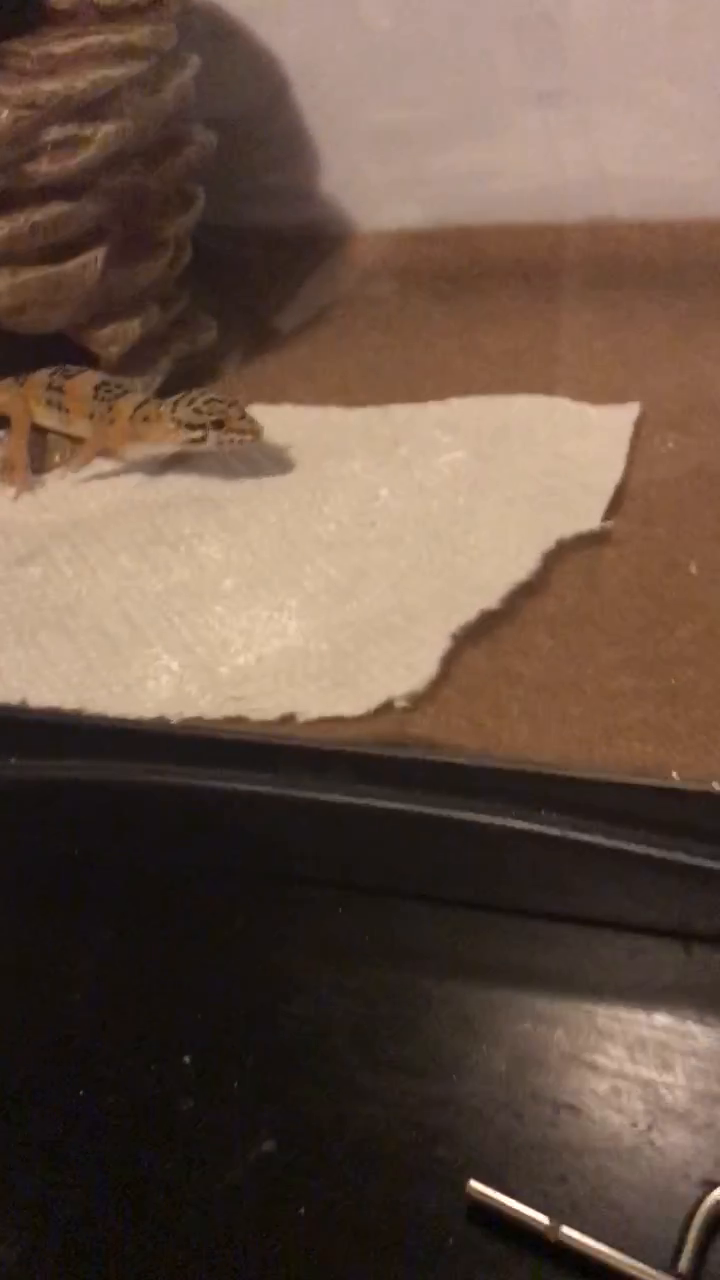
#> input picture frame 13 of ex.MOV, 720 x 1280 px, given in place of video.MOV, which was not available
$ python drawing.py
#> lines starting #> are read from the running program, lines starting #| are printed output that depends on the picture; after the words box and inside, x2 and y2 are one past the last pixel; in counts of white or black regions, pixels touching at a corner belong together
import numpy
import cv2

cap = cv2.VideoCapture('video.MOV')

fourcc = cv2.VideoWriter_fourcc(*'DIVX')
out = cv2.VideoWriter('output.MOV',fourcc, 20.0, (640,480))
while(1):

    _,frame = cap.read()
#> frame is the input picture: shape (1280, 720, 3); mean B, G, R 69.2, 82.7, 103.8


    cv2.line(frame, (500, 400), (640, 480),(0,255,0), 3)
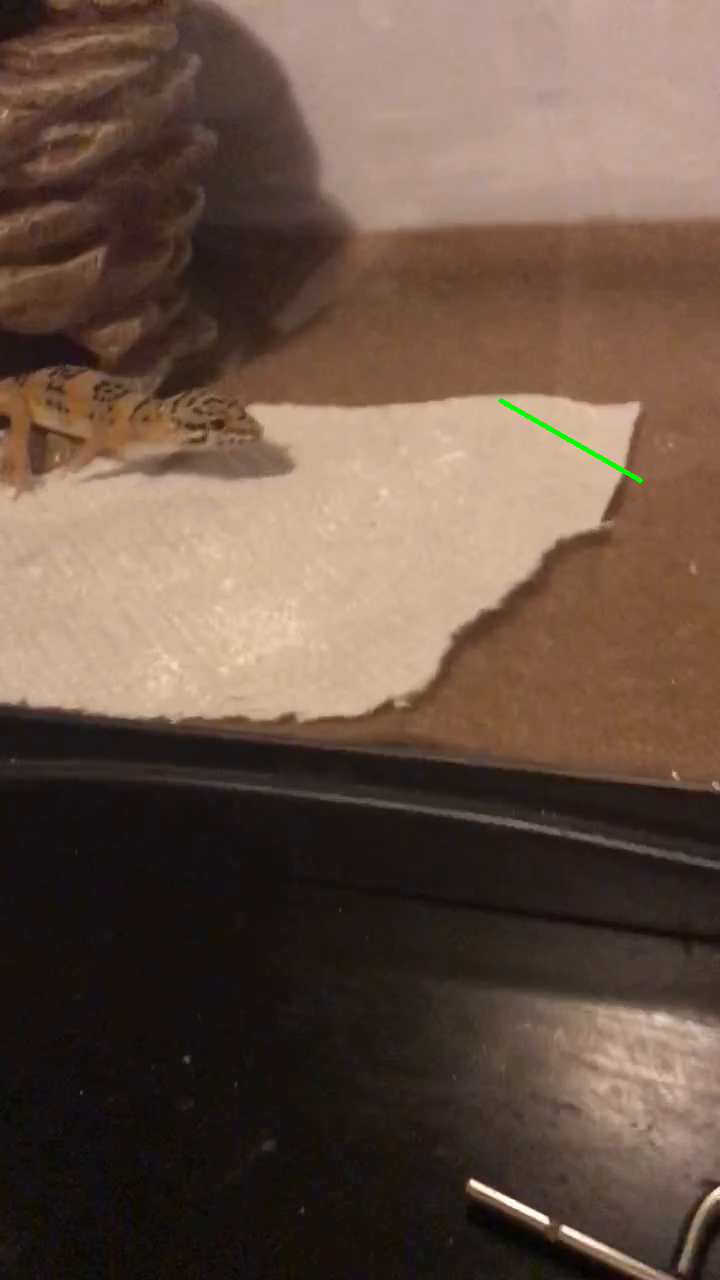
#> frame: shape (1280, 720, 3); 0.09% of pixels changed, all inside (x1, y1, x2, y2) = (498, 398, 643, 483)


    cv2.putText(frame, "test!",(105, 105),cv2.FONT_HERSHEY_COMPLEX_SMALL,.7,(225,0,0))
#> frame: shape (1280, 720, 3); 0.01% of pixels changed, all inside (x1, y1, x2, y2) = (106, 96, 142, 106)
    out.write(frame)
    #if key pressed is 'Esc', exit the loop
    cv2.imshow('frame',frame)

    if cv2.waitKey(33)== 27:
#> (key Esc is pressed here)
        break
out.release()

cv2.destroyAllWindows()

$ run again, starting later in the video
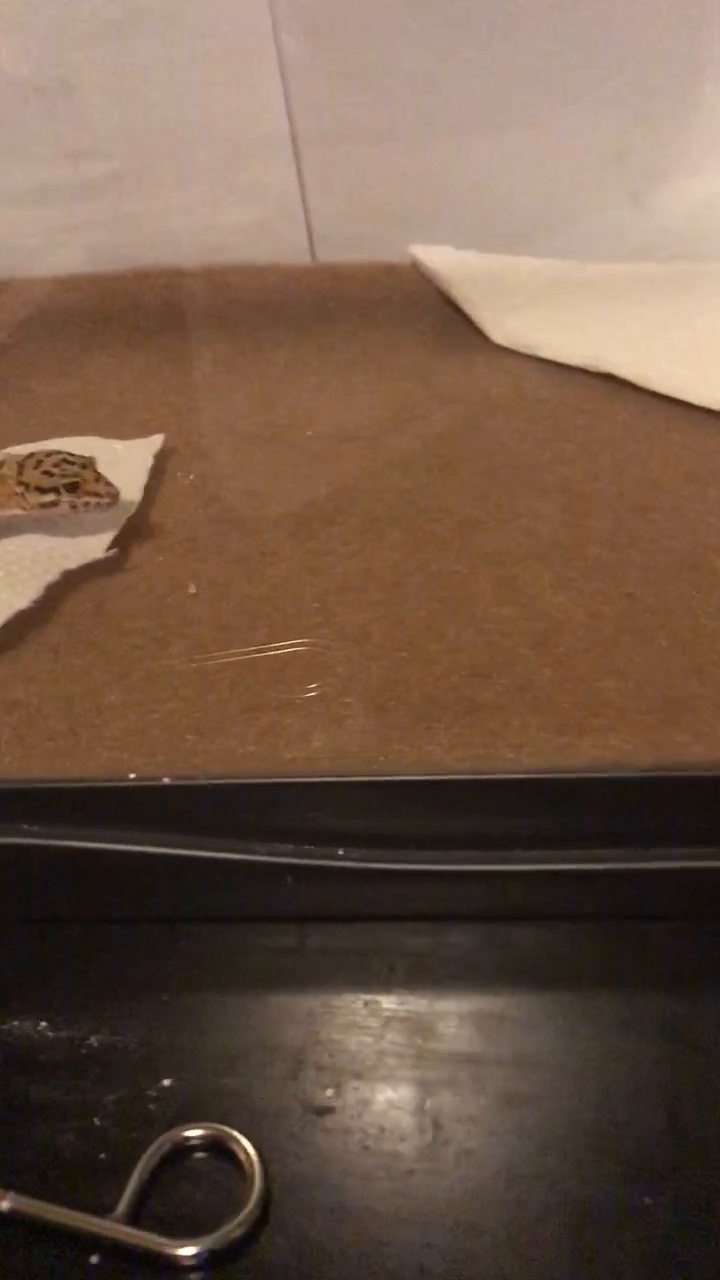
#> input picture frame 58 of ex.MOV, 720 x 1280 px, given in place of video.MOV, which was not available
#> frame is the input picture: shape (1280, 720, 3); mean B, G, R 72.4, 89, 113
#> `cv2.line(frame, (500, 400), (640, 480),(0,255,0), 3)`:
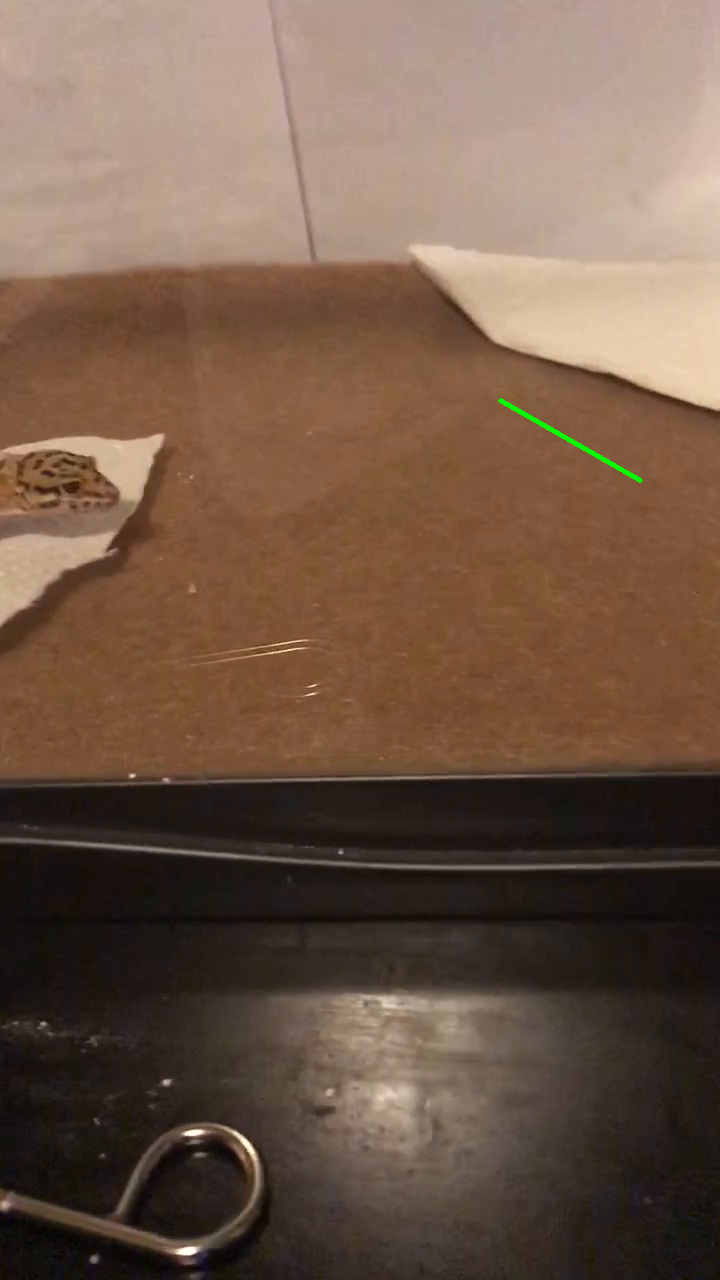
#> frame: shape (1280, 720, 3); 0.09% of pixels changed, all inside (x1, y1, x2, y2) = (498, 398, 643, 483)

$ run again, starting later in the video
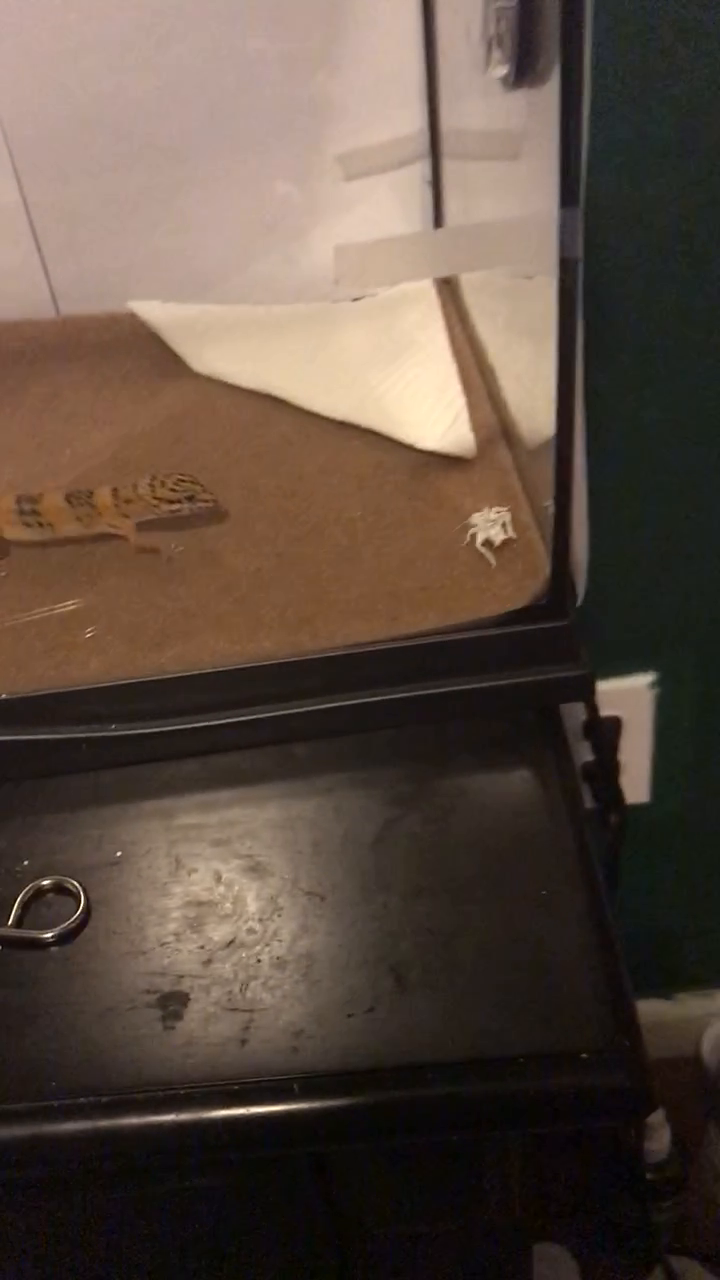
#> input picture frame 104 of ex.MOV, 720 x 1280 px, given in place of video.MOV, which was not available
#> frame is the input picture: shape (1280, 720, 3); mean B, G, R 64.7, 75.7, 91.3
#> `cv2.line(frame, (500, 400), (640, 480),(0,255,0), 3)`:
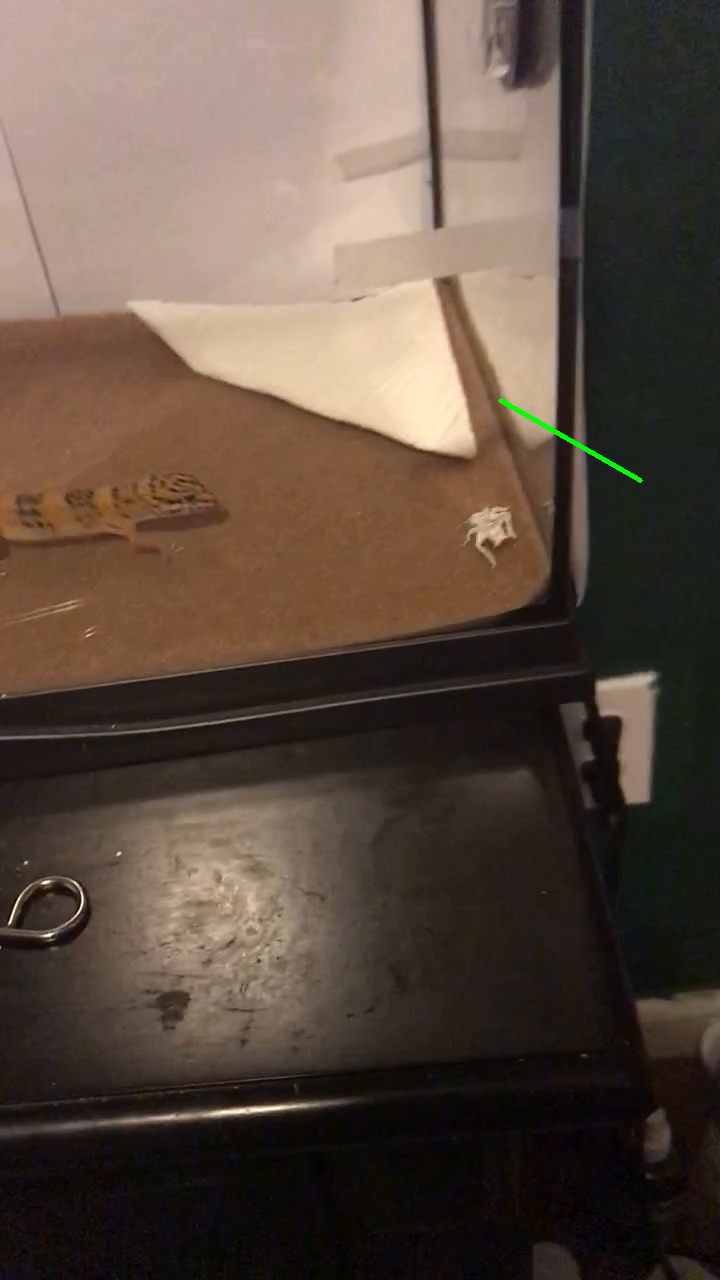
#> frame: shape (1280, 720, 3); 0.09% of pixels changed, all inside (x1, y1, x2, y2) = (498, 398, 643, 483)
